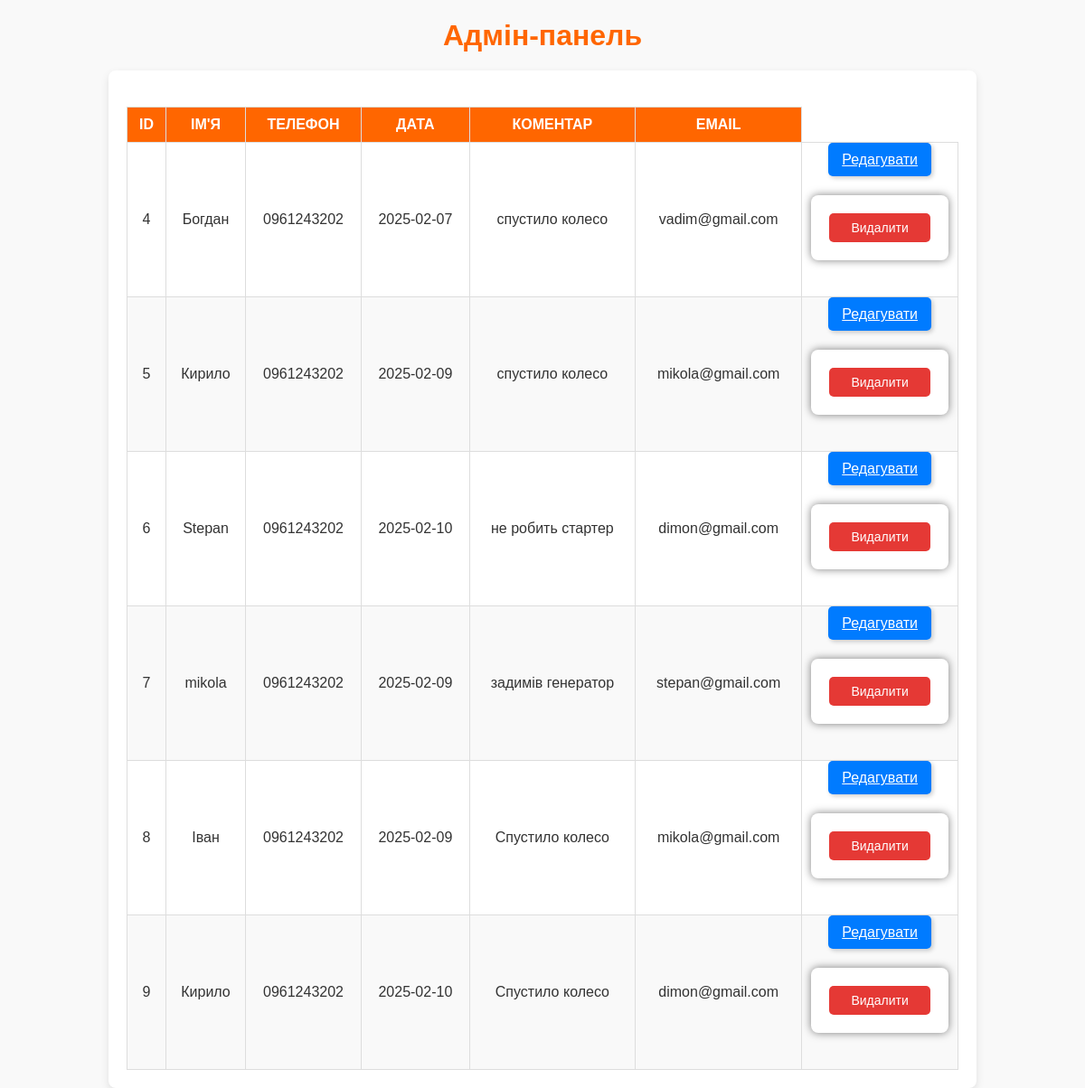
The page /admin on the database its author committed.
### app.py (models this page shows)
class Booking(db.Model):
    id = db.Column(db.Integer, primary_key=True)
    name = db.Column(db.String(100), nullable=False)
    phone = db.Column(db.String(20), nullable=False)
    date = db.Column(db.String(20), nullable=False)
    comment = db.Column(db.Text, nullable=True)
    email = db.Column(db.String(120), nullable=False)

### app.py (the view)
@app.route('/admin')
def admin():
    bookings = Booking.query.all()
    return render_template('admin.html', bookings=bookings)

### templates/admin.html (shortened to what this page needs)
<!DOCTYPE html>
<html lang="uk">
<head>
    <link rel="stylesheet" href="{{ url_for('static', filename='css/styles.css') }}">
</head>
<body>
  <h1>Адмін-панель</h1>
   <div class="admin-container">
       <table>
           <thead>
            <tr>
                <th>ID</th>
                <th>Ім'я</th>
                <th>Телефон</th>
                <th>Дата</th>
                <th>Коментар</th>
                <th>Email</th>
            </tr>
           </thead>
           <tbody>
              {% for booking in bookings %}
              <tr>
                  <td>{{ booking.id }}</td>
                  <td>{{ booking.name }}</td>
                  <td>{{ booking.phone }}</td>
                  <td>{{ booking.date }}</td>
                  <td>{{ booking.comment }}</td>
                  <td>{{ booking.email }}</td>
                  <td>
                    <a href="{{url_for('update_booking', booking_id=booking.id) }}" class="edit-btn">Редагувати</a>
                    <form action="{{ url_for('delete_booking', booking_id=booking.id) }}" method="POST">
                        <button type="submit" class="delete-btn">Видалити</button>
                    </form>
                </td>
              </tr>
              {% endfor %}
            </tbody>
       </table>
   </div>
  </body>
</html>

### static/css/styles.css (style rules this page uses)
* { box-sizing: border-box; }
body { margin: 0; font-family: Arial, sans-serif; background-color: var(--background-color); color: var(--text-color); transition: background-color 0.3s ease, color 0.3s ease; }
a, button { transition: background-color 0.3s ease, color 0.3s ease, transform 0.2s ease; }
:root { --primary-color: #ff6600; --secondary-color: #f4f4f4; --text-color: #333; --background-color: #f9f9f9; --danger-color: #e53935; --success-color: #4CAF50; }
form { max-width: 500px; margin: 30px auto; background: #fff; padding: 20px; border-radius: 8px; box-shadow: 0 0 10px rgba(0, 0, 0, 0.5); }
form button { background-color: var(--primary-color); color: white; font-size: 18px; padding: 12px 20px; border: none; border-radius: 5px; cursor: pointer; display: block; width: 100%; }
table { width: 100%; border-collapse: collapse; margin-top: 20px; font-size: 16px; text-align: left; }
th, td { padding: 12px; border-bottom: 1px solid #ddd; }
th { background-color: #ff6600; color: white; font-weight: bold; text-transform: uppercase; }
tr:nth-child(even) { background-color: #f9f9f9; }
h1 { text-align: center; margin-bottom: 20px; }
.admin-container { width: 80%; margin: 0 auto; padding: 20px; background: #fff; border-radius: 8px; box-shadow: 0px 4px 10px rgba(0, 0, 0, 0.1); text-align: center; }
table { width: 100%; border-collapse: collapse; font-size: 16px; text-align: center; margin-top: 20px; }
th, td { padding: 10px; border: 1px solid #ddd; }
th { background-color: #ff6600; color: white; font-weight: bold; }
h1 { text-align: center; color: #ff6600; margin-bottom: 20px; }
.delete-btn { background-color: #e53935; color: white; padding: 8px 12px; border: none; border-radius: 5px; cursor: pointer; font-size: 14px; }
.edit-btn { background-color: #007BFF; color: white; font-size: 16px; padding: 10px 15px; border: none; border-radius: 5px; cursor: pointer; box-shadow: 2px 2px 5px rgba(0, 0, 0, 0.2); }

### rows shown on the page
Booking: id "4", name "Богдан", phone "0961243202", date "2025-02-07", comment "спустило колесо", email "vadim@gmail.com"
Booking: id "5", name "Кирило", phone "0961243202", date "2025-02-09", comment "спустило колесо", email "mikola@gmail.com"
Booking: id "6", name "Stepan", phone "0961243202", date "2025-02-10", comment "не робить стартер", email "dimon@gmail.com"
Booking: id "7", name "mikola", phone "0961243202", date "2025-02-09", comment "задимів генератор", email "stepan@gmail.com"
Booking: id "8", name "Іван", phone "0961243202", date "2025-02-09", comment "Спустило колесо", email "mikola@gmail.com"
Booking: id "9", name "Кирило", phone "0961243202", date "2025-02-10", comment "Спустило колесо", email "dimon@gmail.com"
